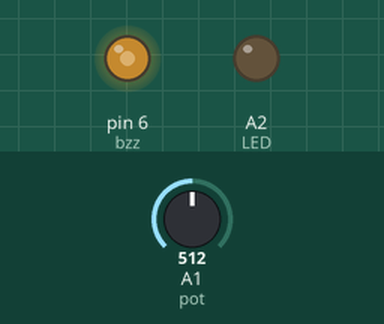
Simulated run of this sketch. Board: Arduino Uno, built with avr-gcc and run on an emulated ATmega328P. Shown: output pins drawn as LEDs (lit = HIGH). Inputs (shaded band) come from the test bench; at power-on: A1 (pot) = 512.

Above: at 1.2 s.
1.3 s: A1 (pot) set to 716
At 2.1 s:
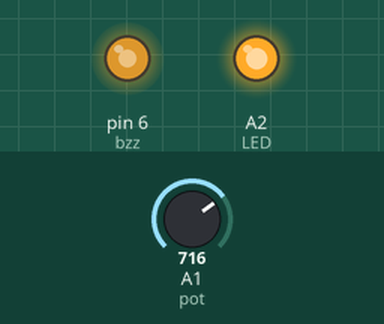
2.8 s: A1 (pot) set to 900
At 3.2 s:
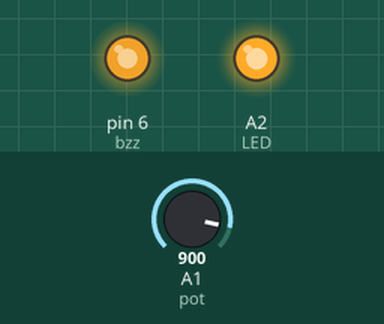
4.3 s: A1 (pot) set to 122
At 5.5 s:
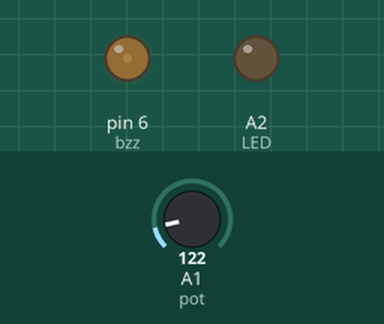
5.8 s: A1 (pot) set to 0
At 6.7 s:
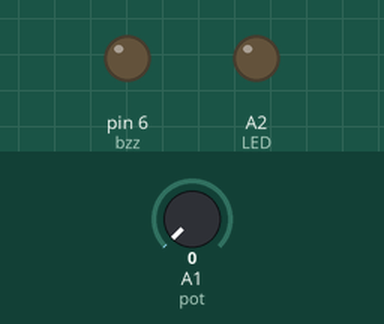
7.3 s: A1 (pot) set to 511
At 7.8 s:
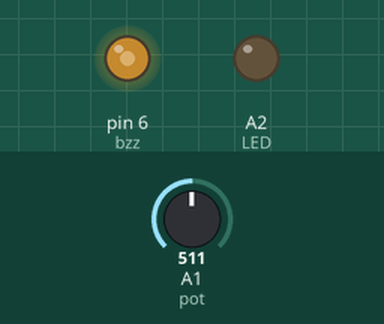
Timing chart, 0 to 9.8 s (numbered marks = the images above; inputs shaded):
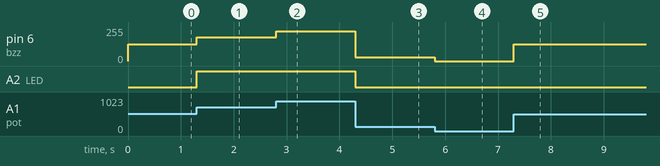

Measured:
- after the input at 1.3 s, pin 6 (bzz): 127/255 → 178/255 at once; A2 (LED): LOW → HIGH at once
- after the input at 2.8 s, pin 6 (bzz): 178/255 → 224/255 at once
- after the input at 4.3 s, pin 6 (bzz): 224/255 → 30/255 at once; A2 (LED): HIGH → LOW at once
- after the input at 5.8 s, pin 6 (bzz): 30/255 → 0/255 at once
- after the input at 7.3 s, pin 6 (bzz): 0/255 → 127/255 at once

The sketch:

bzz_c_potenciometro.ino
```cpp
int bzz = 6;
int pot = A1;
int LED = A2;

void setup() {

  pinMode(bzz, OUTPUT);
  pinMode(pot, INPUT);
  pinMode(LED, OUTPUT);
  //Serial.begin(9600);
  analogWrite(LED, LOW);

}

void loop() {

  int potV = analogRead(pot);
  int pwm = map(potV, 0, 1024, 0, 255);

  analogWrite(bzz, pwm);
  analogWrite(LED, pwm);

}
```
